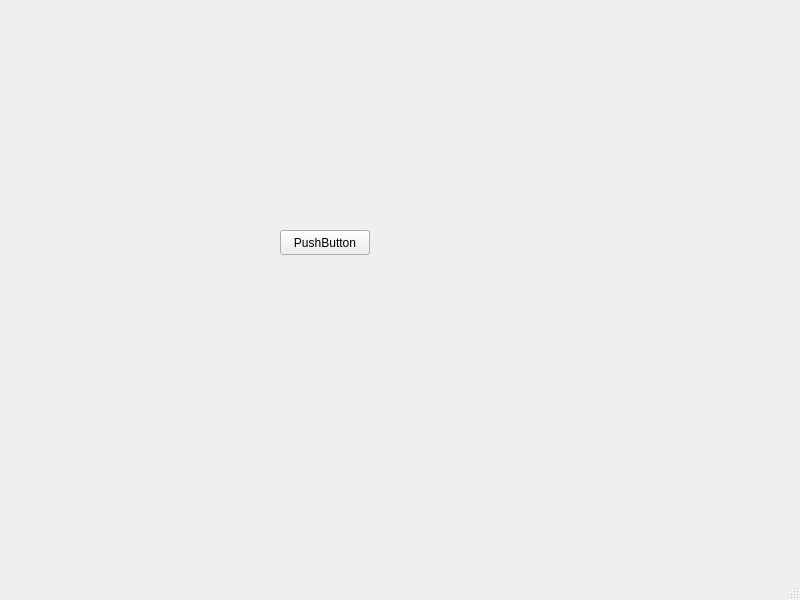
<?xml version="1.0" encoding="UTF-8"?>
<ui version="4.0">
 <class>MainWindow</class>
 <widget class="QMainWindow" name="MainWindow">
  <property name="geometry">
   <rect>
    <x>0</x>
    <y>0</y>
    <width>800</width>
    <height>600</height>
   </rect>
  </property>
  <property name="windowTitle">
   <string>MainWindow</string>
  </property>
  <widget class="QWidget" name="centralwidget">
   <widget class="QPushButton" name="pushButton">
    <property name="geometry">
     <rect>
      <x>280</x>
      <y>230</y>
      <width>90</width>
      <height>25</height>
     </rect>
    </property>
    <property name="text">
     <string>PushButton</string>
    </property>
   </widget>
  </widget>
  <widget class="QMenuBar" name="menubar">
   <property name="geometry">
    <rect>
     <x>0</x>
     <y>0</y>
     <width>800</width>
     <height>22</height>
    </rect>
   </property>
  </widget>
  <widget class="QStatusBar" name="statusbar"/>
 </widget>
 <resources/>
 <connections/>
</ui>
